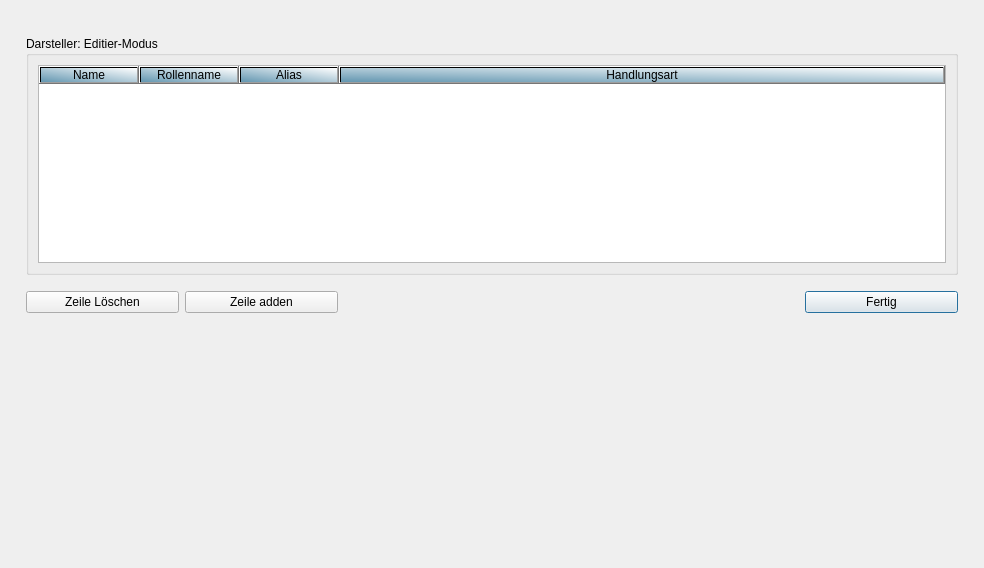
<?xml version="1.0" encoding="UTF-8"?>
<ui version="4.0">
 <class>Darsteller_Edit</class>
 <widget class="QDialog" name="Darsteller_Edit">
  <property name="windowModality">
   <enum>Qt::ApplicationModal</enum>
  </property>
  <property name="geometry">
   <rect>
    <x>0</x>
    <y>0</y>
    <width>984</width>
    <height>568</height>
   </rect>
  </property>
  <property name="minimumSize">
   <size>
    <width>984</width>
    <height>0</height>
   </size>
  </property>
  <property name="maximumSize">
   <size>
    <width>984</width>
    <height>16777215</height>
   </size>
  </property>
  <property name="windowTitle">
   <string>Editier-Modus</string>
  </property>
  <property name="modal">
   <bool>true</bool>
  </property>
  <layout class="QGridLayout" name="gridLayout">
   <item row="1" column="6">
    <spacer name="horizontalSpacer_4">
     <property name="orientation">
      <enum>Qt::Horizontal</enum>
     </property>
     <property name="sizeType">
      <enum>QSizePolicy::Fixed</enum>
     </property>
     <property name="sizeHint" stdset="0">
      <size>
       <width>15</width>
       <height>20</height>
      </size>
     </property>
    </spacer>
   </item>
   <item row="3" column="5">
    <widget class="QPushButton" name="FertigBtn_DarstellerEdit">
     <property name="text">
      <string>Fertig</string>
     </property>
    </widget>
   </item>
   <item row="4" column="4">
    <spacer name="verticalSpacer_2">
     <property name="orientation">
      <enum>Qt::Vertical</enum>
     </property>
     <property name="sizeType">
      <enum>QSizePolicy::Fixed</enum>
     </property>
     <property name="sizeHint" stdset="0">
      <size>
       <width>20</width>
       <height>20</height>
      </size>
     </property>
    </spacer>
   </item>
   <item row="3" column="1">
    <widget class="QPushButton" name="ZdelBtn_DarstellerEdit">
     <property name="text">
      <string>Zeile Löschen</string>
     </property>
    </widget>
   </item>
   <item row="3" column="4">
    <spacer name="horizontalSpacer">
     <property name="orientation">
      <enum>Qt::Horizontal</enum>
     </property>
     <property name="sizeType">
      <enum>QSizePolicy::Fixed</enum>
     </property>
     <property name="sizeHint" stdset="0">
      <size>
       <width>297</width>
       <height>21</height>
      </size>
     </property>
    </spacer>
   </item>
   <item row="3" column="2">
    <widget class="QPushButton" name="ZaddBtn_DarstellerEdit">
     <property name="text">
      <string>Zeile adden</string>
     </property>
    </widget>
   </item>
   <item row="0" column="4">
    <spacer name="verticalSpacer">
     <property name="orientation">
      <enum>Qt::Vertical</enum>
     </property>
     <property name="sizeType">
      <enum>QSizePolicy::Fixed</enum>
     </property>
     <property name="sizeHint" stdset="0">
      <size>
       <width>20</width>
       <height>25</height>
      </size>
     </property>
    </spacer>
   </item>
   <item row="1" column="0">
    <spacer name="horizontalSpacer_5">
     <property name="orientation">
      <enum>Qt::Horizontal</enum>
     </property>
     <property name="sizeType">
      <enum>QSizePolicy::Fixed</enum>
     </property>
     <property name="sizeHint" stdset="0">
      <size>
       <width>15</width>
       <height>20</height>
      </size>
     </property>
    </spacer>
   </item>
   <item row="1" column="1" colspan="5">
    <widget class="QGroupBox" name="gBox_DarstellerEdit">
     <property name="sizePolicy">
      <sizepolicy hsizetype="Expanding" vsizetype="Preferred">
       <horstretch>0</horstretch>
       <verstretch>0</verstretch>
      </sizepolicy>
     </property>
     <property name="title">
      <string>Darsteller: Editier-Modus</string>
     </property>
     <layout class="QHBoxLayout" name="horizontalLayout">
      <item>
       <widget class="QTableWidget" name="tbl_DarstellerEdit">
        <property name="sizePolicy">
         <sizepolicy hsizetype="Preferred" vsizetype="Preferred">
          <horstretch>0</horstretch>
          <verstretch>0</verstretch>
         </sizepolicy>
        </property>
        <property name="styleSheet">
         <string notr="true">QHeaderView::section {background-color: qlineargradient(x1: 0, y1: 1, x2:1 , y2: 0,stop: 0  #6497b1, stop: 1 white);}</string>
        </property>
        <attribute name="horizontalHeaderCascadingSectionResizes">
         <bool>true</bool>
        </attribute>
        <attribute name="horizontalHeaderStretchLastSection">
         <bool>true</bool>
        </attribute>
        <column>
         <property name="text">
          <string>Name</string>
         </property>
        </column>
        <column>
         <property name="text">
          <string>Rollenname</string>
         </property>
        </column>
        <column>
         <property name="text">
          <string>Alias</string>
         </property>
        </column>
        <column>
         <property name="text">
          <string>Handlungsart</string>
         </property>
        </column>
       </widget>
      </item>
      <item>
       <spacer name="horizontalSpacer_3">
        <property name="orientation">
         <enum>Qt::Horizontal</enum>
        </property>
        <property name="sizeType">
         <enum>QSizePolicy::Fixed</enum>
        </property>
        <property name="sizeHint" stdset="0">
         <size>
          <width>0</width>
          <height>5</height>
         </size>
        </property>
       </spacer>
      </item>
     </layout>
    </widget>
   </item>
   <item row="2" column="4">
    <spacer name="verticalSpacer_3">
     <property name="orientation">
      <enum>Qt::Vertical</enum>
     </property>
     <property name="sizeType">
      <enum>QSizePolicy::Fixed</enum>
     </property>
     <property name="sizeHint" stdset="0">
      <size>
       <width>0</width>
       <height>10</height>
      </size>
     </property>
    </spacer>
   </item>
   <item row="4" column="1" colspan="3">
    <widget class="QLabel" name="lblStatus">
     <property name="text">
      <string/>
     </property>
    </widget>
   </item>
  </layout>
 </widget>
 <resources/>
 <connections/>
</ui>
